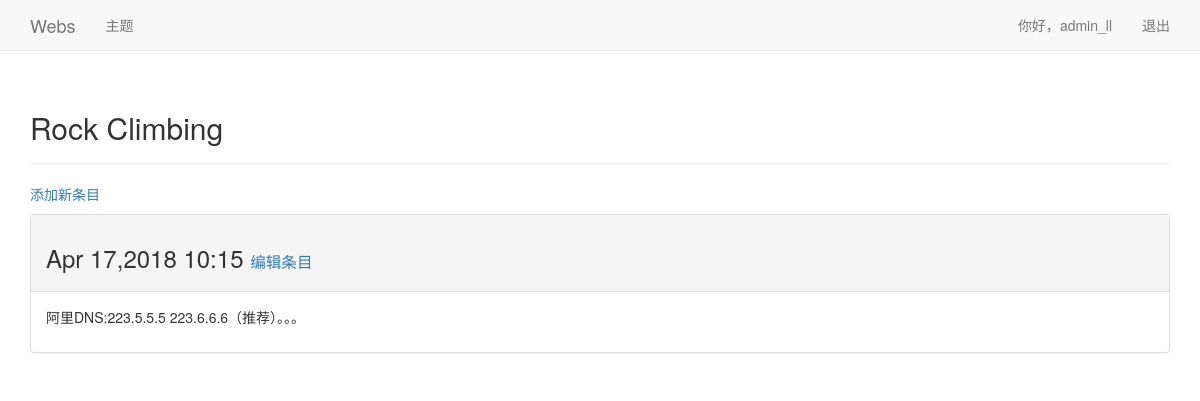
The page /topics/2/ (signed in) on the database its author committed.
### web/models.py (models this page shows, shortened)
class Topic(models.Model):
	text = models.CharField(max_length=200)
	date_added = models.DateTimeField(auto_now_add=True)
	owner = models.ForeignKey(User,on_delete=models.CASCADE)
	def __str__(self):
		return self.text

class Entry(models.Model):
	topic = models.ForeignKey('Topic',on_delete=models.CASCADE)
	text = models.TextField()
	date_added = models.DateTimeField(auto_now_add=True)
	class Meta:
		verbose_name_plural = 'entries'

### web/views.py (the view)
# urls.py: path('topics/<topic_id>/',views.topic,name='topic'),
@login_required
def topic(request,topic_id):
	topic = get_object_or_404(Topic,id=topic_id)
	check_topic_owner(request,topic)
	entries = topic.entry_set.order_by('-date_added')
	content = {'topic':topic,'entries':entries}
	return render(request,'web/topic.html',content)

### web/check_owner.py (called while the page is built)
def check_topic_owner(request,topic):
	if topic.owner != request.user:
		raise Http404

### web/templates/web/topic.html
{% extends 'web/base.html' %}
{% block header %}
  <h2>{{ topic }}</h2>
{% endblock header %}
{% block content %}
 <p>
   <a href="{% url 'web:new_entry' topic.id %}">添加新条目</a>
 </p>
 {% for entry in entries %}
   <div class="panel panel-default">
     <div class="panel-heading">
       <h3>
         {{ entry.date_added|date:'M d,Y H:i' }}
         <small>
           <a href="{% url 'web:edit_entry' entry.id %}">编辑条目</a>
         </small>
       </h3>
     </div>
     <div class="panel-body">
       {{ entry.text|linebreaks }}
     </div>
   </div>
 {% empty %}
   这个主题还没有添加条目。
 {% endfor %}
{% endblock content %}

### web/templates/web/base.html (shortened to what this page needs)
{% load bootstrap3 %}
<html lang="en">
  <head>
    {% bootstrap_css %}
  </head>
  <body>
    <nav class="navbar navbar-default navbar-static-top">
      <div class="container">
        <div class="navbar-header">
            <a class="navbar-brand" href="{% url 'web:index' %}">Webs</a>
        </div>
        <div id="navbar" class="navbar-collapse collapse">
          <ul class="nav navbar-nav">
            <li><a href="{% url 'web:topics' %}">主题</a></li>
          </ul>
          <ul class="nav navbar-nav navbar-right">
            {% if user.is_authenticated %}
              <li><a>你好，{{user.username}}</a></li>
              <li><a href="{% url 'users:logout' %}">退出</a></li>
            {% else %}
              <li><a href="{% url 'users:register' %}">注册</a></li>
              <li><a href="{% url 'users:login' %}">登录</a></li>
            {% endif %}
          </ul>
        </div>
      </div>
    </nav>
    <div class="container">
      <div class="page-header">
        {% block header %}{% endblock header %}
      </div>
      <div>
        {% block content %}{% endblock content %}
      </div>
    </div>
  </body>
</html>

### rows shown on the page
Topic: text "Rock Climbing"
Entry: date_added "Apr 17,2018 10:15", text "阿里DNS:223.5.5.5 223.6.6.6（推荐）。。。"

### other values the page prints
{{ user.username }} "admin_ll"
